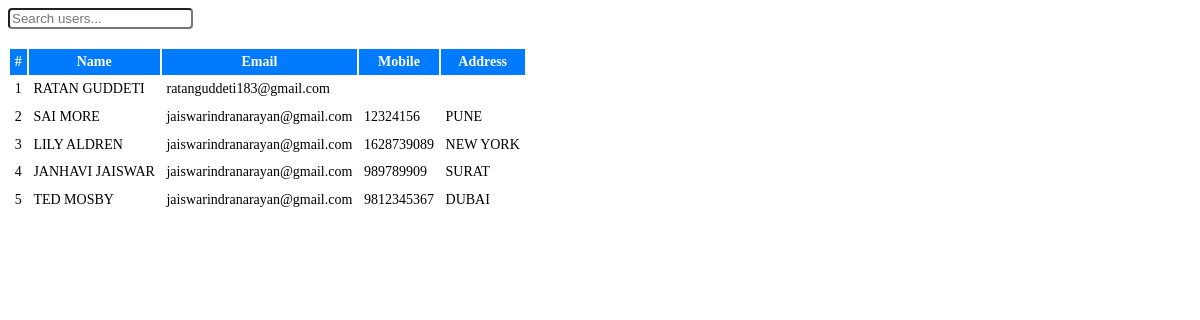
Page /admin/customers.php on the committed database.
### tables this page shows
CREATE TABLE `user_info` (
  `user_id` int(10) NOT NULL,
  `first_name` varchar(100) NOT NULL,
  `last_name` varchar(100) NOT NULL,
  `gender` varchar(20) NOT NULL,
  `email` varchar(300) NOT NULL,
  `password` varchar(300) NOT NULL,
  `mobile` varchar(10) NOT NULL,
  `address` varchar(300) NOT NULL,
  `code` text NOT NULL,
  `verified` int(11) NOT NULL DEFAULT 0
);

### admin/customers.php (the view, shortened to what this page needs)
<div class="container-fluid mt-3">
	<div class="row">
		<div class="col-lg-3 mb-3">
			<div class="input-group">
				<input type="text" class="form-control" id="searchInput" placeholder="Search users...">
			</div>
		</div>
	</div>
	<br>
	<div class="row">
		<div class="card col-lg-12 shadow-lg rounded-lg">
			<div class="card-body">
				<table class="table table-sm table-striped table-bordered table-hover" id="userTable">
					<thead class="thead-blue">
						<tr>
							<th class="text-center">#</th>
							<th class="text-center">Name</th>
							<th class="text-center">Email</th>
							<th class="text-center">Mobile</th>
							<th class="text-center">Address</th>
						</tr>
					</thead>
					<tbody>
						<?php
						include 'db_connect.php';
						$users = $conn->query("SELECT * FROM user_info ORDER BY user_id DESC");
						$i = 1;
						while ($row = $users->fetch_assoc()) :
						?>
							<tr class="hover-row">
								<td class="text-center"><?= $i++ ?></td>
								<td><?= strtoupper($row['first_name']).' '.strtoupper($row['last_name']) ?></td>
								<td><?= strtolower($row['email']) ?></td>
								<td><?= strtoupper($row['mobile']) ?></td>
								<td><?= strtoupper($row['address']) ?></td>
							</tr>
						<?php endwhile; ?>
					</tbody>
				</table>
			</div>
		</div>
	</div>
</div>

### admin/customers.php (style rules this page uses)
.thead-blue { background-color: var(--primary-blue); color: white; }
.table-sm th, .table-sm td { padding: 0.3rem; font-size: 0.875rem; }
.card { border-radius: 10px; transition: transform 0.3s ease-in-out, box-shadow 0.3s ease-in-out; }
.input-group .form-control { border-radius: 0.25rem; }

### rows in the picture
user_info: first_name "RATAN", last_name "GUDDETI", email "ratanguddeti183@gmail.com"
user_info: first_name "SAI", last_name "MORE", email "jaiswarindranarayan@gmail.com", mobile "12324156", address "PUNE"
user_info: first_name "LILY", last_name "ALDREN", email "jaiswarindranarayan@gmail.com", mobile "1628739089", address "NEW YORK"
user_info: first_name "JANHAVI", last_name "JAISWAR", email "jaiswarindranarayan@gmail.com", mobile "989789909", address "SURAT"
user_info: first_name "TED", last_name "MOSBY", email "jaiswarindranarayan@gmail.com", mobile "9812345367", address "DUBAI"
